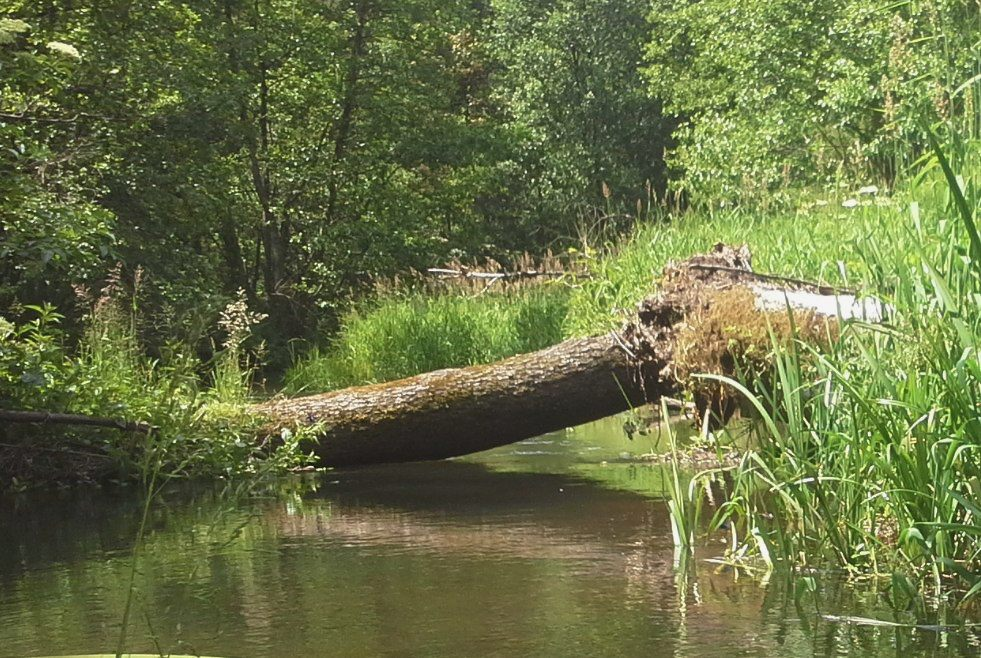
%> input picture ćwiczenia/POPRAWA/rzeczka.jpg, 981 x 658 px
$ octave inna_wersja_kolosa.m   (GNU Octave 9; MATLAB toolbox functions it lacks are replaced by stand-ins)
%> lines starting %> are read from the running program, lines starting %| are printed output that depends on the picture
clear;

img = imread('rzeczka.jpg');
%> img is the input picture: size 658x981x3 uint8; mean R, G, B 104.7, 113.4, 68.7

[rows, cols, ~] = size(img);
%> rows = 658; cols = 981
upper_half = img(1:rows/2, :, :);
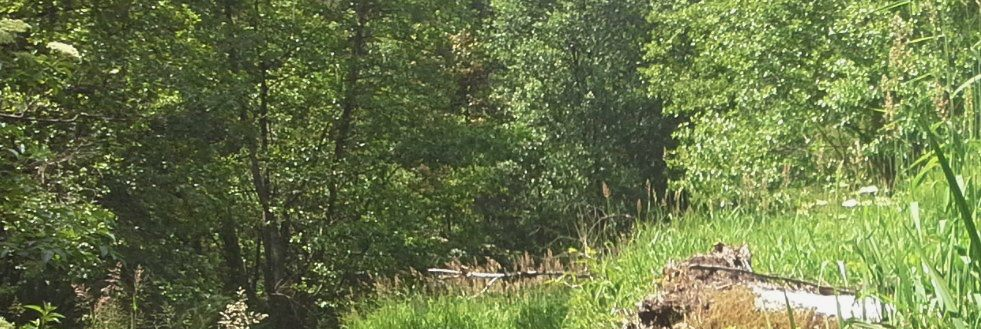
%> upper_half: size 329x981x3 uint8; mean R, G, B 105.7, 118.3, 72.3

lower_half = img((rows/2):3:end, :, :);
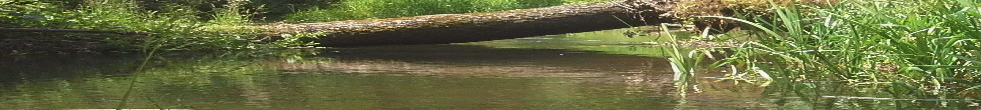
%> lower_half: size 110x981x3 uint8; mean R, G, B 103.7, 108.6, 65.2

new_img = [upper_half; lower_half];
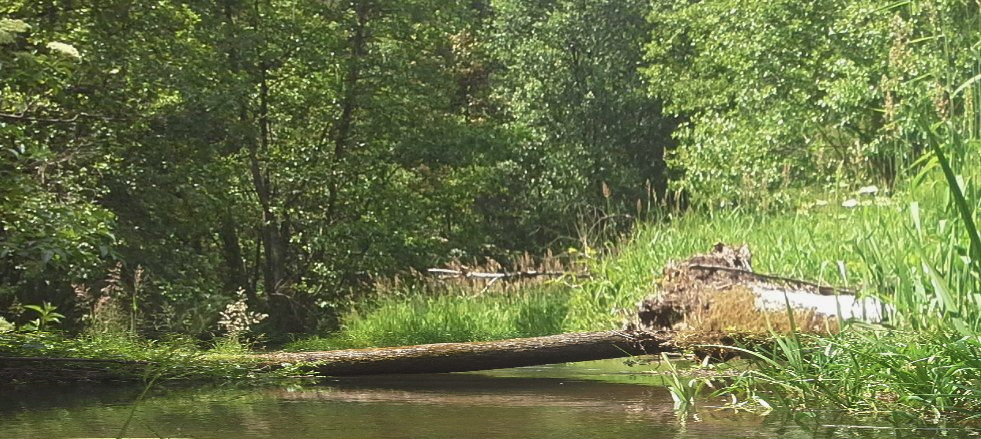
%> new_img: size 439x981x3 uint8; mean R, G, B 105.2, 115.9, 70.5

figure;
subplot(1, 2, 1); imshow(new_img);
subplot(1, 2, 2); imshow(img);
title('Nowy obraz: górna połowa + co trzeci wiersz dolnej połowy');
